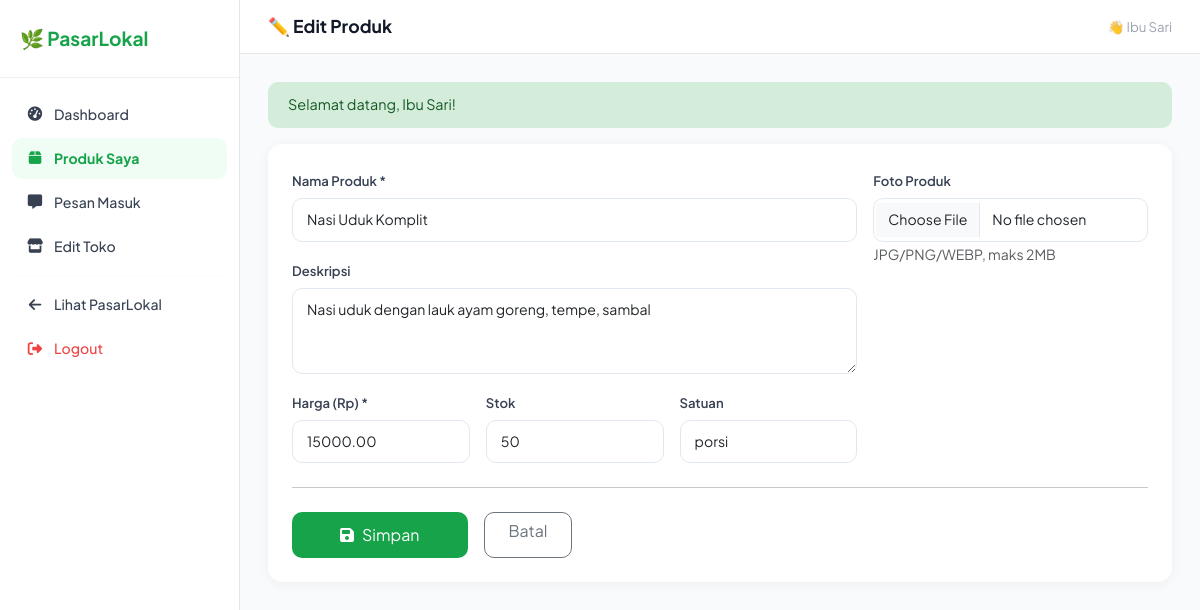
The app's page /toko/dashboard.php?action=edit-produk&pid=1 (signed in) with its own data.
### tables this page shows
CREATE TABLE `produk` (
  `id` int(11) NOT NULL,
  `toko_id` int(11) NOT NULL,
  `nama_produk` varchar(200) NOT NULL,
  `deskripsi` text DEFAULT NULL,
  `harga` decimal(10,2) NOT NULL,
  `stok` int(11) DEFAULT 0,
  `satuan` varchar(30) DEFAULT 'pcs',
  `gambar` varchar(255) DEFAULT NULL,
  `status` enum('aktif','nonaktif') DEFAULT 'aktif',
  `created_at` timestamp NOT NULL DEFAULT current_timestamp()
);

### toko/dashboard.php (the view, shortened to what this page needs)
<?php
require_once '../config/db.php';
$uid = $_SESSION['user_id'];
$toko = $conn->query("SELECT * FROM toko WHERE user_id=$uid ORDER BY id DESC LIMIT 1")->fetch_assoc();
$action = $_GET['action'] ?? 'dashboard';
$pid    = intval($_GET['pid'] ?? 0);
$produk_edit = null;
if ($action === 'edit-produk' && $pid && $toko)
    $produk_edit = $conn->query("SELECT * FROM produk WHERE id=$pid AND toko_id={$toko['id']}")->fetch_assoc();
$flash = ob_get_clean();
?>
<!DOCTYPE html>
<html lang="id">
<head>
<link href="https://cdn.jsdelivr.net/npm/bootstrap@5.3.0/dist/css/bootstrap.min.css" rel="stylesheet">
<link href="https://cdnjs.cloudflare.com/ajax/libs/font-awesome/6.4.0/css/all.min.css" rel="stylesheet">
</head>
<body>
<div class="sidebar">
  <div class="sb-brand">🌿 PasarLokal</div>
  <nav class="sb-nav">
    <a href="dashboard.php" class="sb-link <?= $action==='dashboard'?'act':'' ?>"><i class="fa fa-gauge-high"></i>Dashboard</a>
    <a href="dashboard.php?action=produk" class="sb-link <?= in_array($action,['produk','tambah-produk','edit-produk'])?'act':'' ?>"><i class="fa fa-box"></i>Produk Saya</a>
    <a href="dashboard.php?action=pesan" class="sb-link <?= $action==='pesan'?'act':'' ?>"><i class="fa fa-message"></i>Pesan Masuk </a>
    <a href="daftar-toko.php" class="sb-link"><i class="fa fa-store"></i><?= $toko ? 'Edit Toko' : 'Daftarkan Toko' ?></a>
    <hr style="border-color:#f0f0f0;margin:8px 0;">
    <a href="../index.php" class="sb-link"><i class="fa fa-arrow-left"></i>Lihat PasarLokal</a>
    <a href="../auth/logout.php" class="sb-link" style="color:#ef4444;"><i class="fa fa-right-from-bracket"></i>Logout</a>
  </nav>
</div>
<div class="main">
  <div class="topbar">
    <h1><?= match($action) {
      'produk'       => '📦 Produk Saya',
      'tambah-produk'=> '➕ Tambah Produk',
      'edit-produk'  => '✏️ Edit Produk',
      'pesan'        => '💬 Pesan Masuk',
      default        => '📊 Dashboard'
    } ?></h1>
    <div style="font-size:.83rem;color:#9ca3af;">👋 <?= htmlspecialchars($_SESSION['nama']) ?></div>
  </div>
  <div class="content">
    <?= $flash ?>
    <?php if (!$toko && $action === 'dashboard'): ?>
    <div style="text-align:center;padding:60px 20px;background:#fff;border-radius:16px;border:2px dashed #d1fae5;">
      <div style="font-size:3rem;margin-bottom:16px;">🏪</div>
      <h4 style="font-weight:700;color:#111827;">Anda belum punya toko</h4>
      <p style="color:#6b7280;">Daftarkan toko Anda agar pembeli di sekitar bisa menemukan produk Anda!</p>
      <a href="daftar-toko.php" class="btn btn-green px-5 mt-2" style="border-radius:10px;padding:12px 32px;">Daftarkan Toko Sekarang</a>
    </div>
    <?php elseif (in_array($action, ['tambah-produk','edit-produk'])): ?>
    <div class="card"><div class="card-body p-4">
      <form method="POST" enctype="multipart/form-data">
        <div class="row g-3">
          <div class="col-md-8">
            <div class="mb-3"><label class="form-label">Nama Produk *</label>
              <input type="text" name="nama_produk" class="form-control" required
                     value="<?= htmlspecialchars($_POST['nama_produk']??$produk_edit['nama_produk']??'') ?>"></div>
            <div class="mb-3"><label class="form-label">Deskripsi</label>
              <textarea name="deskripsi" class="form-control" rows="3"><?= htmlspecialchars($_POST['deskripsi']??$produk_edit['deskripsi']??'') ?></textarea></div>
            <div class="row g-3">
              <div class="col"><label class="form-label">Harga (Rp) *</label>
                <input type="number" name="harga" class="form-control" min="0" required
                       value="<?= htmlspecialchars($_POST['harga']??$produk_edit['harga']??'') ?>"></div>
              <div class="col"><label class="form-label">Stok</label>
                <input type="number" name="stok" class="form-control" min="0"
                       value="<?= htmlspecialchars($_POST['stok']??$produk_edit['stok']??'0') ?>"></div>
              <div class="col"><label class="form-label">Satuan</label>
                <input type="text" name="satuan" class="form-control"
                       value="<?= htmlspecialchars($_POST['satuan']??$produk_edit['satuan']??'pcs') ?>"></div>
            </div>
          </div>
          <div class="col-md-4">
            <label class="form-label">Foto Produk</label>
            <input type="file" name="gambar" class="form-control" accept="image/*"
                   onchange="p=document.getElementById('imgPrev');r=new FileReader();r.onload=e=>{p.src=e.target.result;p.style.display='block'};r.readAsDataURL(this.files[0])">
            <small class="text-muted">JPG/PNG/WEBP, maks 2MB</small>
          </div>
        </div>
        <hr class="my-4">
        <div class="d-flex gap-3">
          <button type="submit" class="btn btn-green px-5" style="border-radius:10px;padding:11px 32px;">
            <i class="fa fa-save me-2"></i><?= $produk_edit ? 'Simpan' : 'Tambah Produk' ?>
          </button>
          <a href="dashboard.php?action=produk" class="btn btn-outline-secondary px-4" style="border-radius:10px;">Batal</a>
        </div>
      </form>
    </div></div>
    <?php endif; ?>
  </div>
</div>
</body>
</html>
<?php
$content = ob_get_clean();
echo $content;
?>

### toko/dashboard.php (style rules this page uses)
* { font-family:'Plus Jakarta Sans',sans-serif; }
body { background:#f8fafc;margin:0;display:flex; }
.sidebar { width:240px;min-height:100vh;background:#fff;border-right:1px solid #e5e7eb;padding:0;flex-shrink:0;position:sticky;top:0;height:100vh;overflow-y:auto; }
.sb-brand { padding:24px 20px;font-size:1.2rem;font-weight:700;color:#16a34a;border-bottom:1px solid #f0f0f0; }
.sb-nav { padding:16px 12px; }
.sb-link { display:flex;align-items:center;gap:10px;padding:10px 14px;border-radius:10px;color:#374151;font-size:.88rem;font-weight:500;text-decoration:none;transition:.15s;margin-bottom:3px; }
.sb-link:hover,.sb-link.act { background:#f0fdf4;color:#16a34a; }
.sb-link.act { font-weight:700; }
.sb-link i { width:18px;text-align:center;font-size:.9rem; }
.main { flex:1;overflow:hidden; }
.topbar { background:#fff;border-bottom:1px solid #e5e7eb;padding:16px 28px;display:flex;align-items:center;justify-content:space-between; }
.topbar h1 { font-size:1.1rem;font-weight:700;color:#111827;margin:0; }
.content { padding:28px; }
.card { border:none;border-radius:14px;box-shadow:0 2px 12px rgba(0,0,0,.05); }
.form-control,.form-select { border-radius:10px;border:1.5px solid #e2e8f0;padding:10px 14px;font-size:.88rem; }
.form-label { font-weight:600;font-size:.82rem;color:#374151; }
.btn-green { background:#16a34a;color:#fff;border:none;border-radius:10px; }

### records on screen
produk: nama_produk "Nasi Uduk Komplit", deskripsi "Nasi uduk dengan lauk ayam goreng, tempe, sambal", harga "15000.00", stok "50", satuan "porsi"

### other values on screen
$_SESSION['nama'] "Ibu Sari"
$f['msg'] "Selamat datang, Ibu Sari!"
